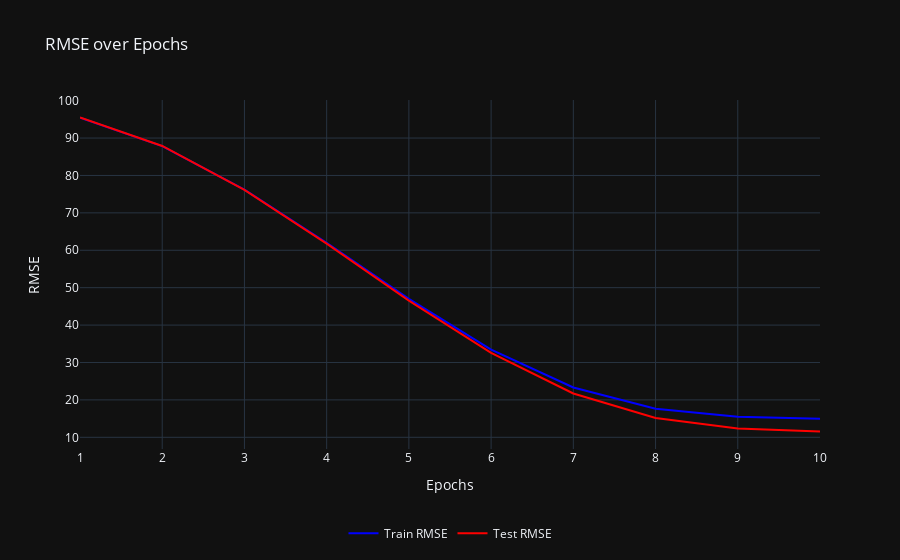

Notebook cell for this chart:
### Code cell
import plotly.graph_objects as go

# Use the logged RMSE values from the callback
epochs = list(range(1, len(metrics_callback.train_rmse_history) + 1))

# RMSE Progression Plot
fig_rmse = go.Figure()

# Plot train RMSE
fig_rmse.add_trace(go.Scatter(x=epochs, y=metrics_callback.train_rmse_history, mode='lines', name='Train RMSE', line=dict(color='blue')))

# Plot test RMSE
fig_rmse.add_trace(go.Scatter(x=epochs, y=metrics_callback.test_rmse_history, mode='lines', name='Test RMSE', line=dict(color='red')))

# Update layout
fig_rmse.update_layout(
    title="RMSE over Epochs",
    xaxis_title="Epochs",
    yaxis_title="RMSE",
    legend=dict(orientation="h", x=0.5, y=-0.2, xanchor="center"),
    template="plotly_dark",
)

# Show plot
fig_rmse.show()

### Figure 1 — Plotly figure (JSON) as saved in the notebook; plotly's stock layout.template omitted (floating-point values rounded to 4 significant figures)
{"data": [{"line": {"color": "blue"}, "mode": "lines", "name": "Train RMSE", "type": "scatter", "x": [1, 2, 3, 4, 5, 6, 7, 8, 9, 10], "y": [95.43, 87.85, 76.2, 61.97, 47.01, 33.44, 23.32, 17.65, 15.51, 14.97]}, {"line": {"color": "red"}, "mode": "lines", "name": "Test RMSE", "type": "scatter", "x": [1, 2, 3, 4, 5, 6, 7, 8, 9, 10], "y": [95.51, 87.89, 76.16, 61.77, 46.56, 32.55, 21.72, 15.15, 12.36, 11.54]}], "layout": {"legend": {"orientation": "h", "x": 0.5, "xanchor": "center", "y": -0.2}, "title": {"text": "RMSE over Epochs"}, "xaxis": {"title": {"text": "Epochs"}}, "yaxis": {"title": {"text": "RMSE"}}}}
